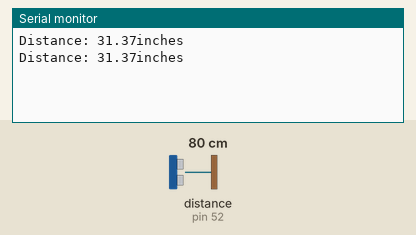
Recording of a sketch running on a simulated Arduino Mega 2560, built with avr-gcc and run on an emulated ATmega2560. Parts: the last lines printed to the serial monitor. Wiring (inferred from the names in the program): ultrasonic range finder: trigger pin 53; echo pin 52. The test bench sets the inputs (shaded band); at power-on: distance to the obstacle (sensor on pin 52) 80 cm. The echo pulse lasts 58.3 µs per cm.

Above: at 2.8 s.
2.9 s: distance to the obstacle (sensor on pin 52) set to 2 cm
At 5.2 s:
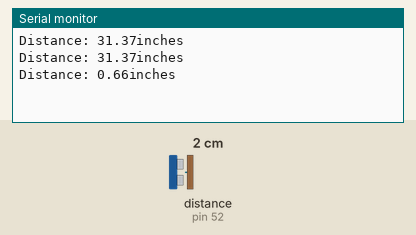
5.6 s: distance to the obstacle (sensor on pin 52) set to 4 cm
At 6.8 s:
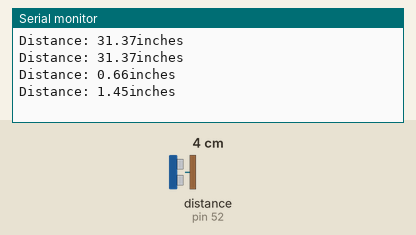
Timing chart, 0 to 8.6 s (numbered marks = the images above; inputs shaded):
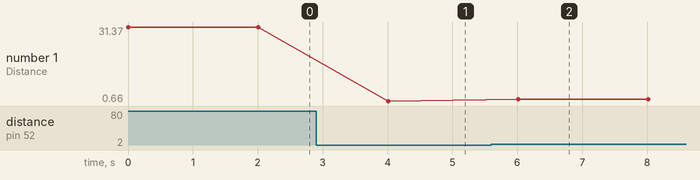

The sketch:

ultrasonic.ino
```cpp
const int trigPin = 53;
const int echoPin = 52;

float duration, distance,dis1;

void setup() {
  pinMode(trigPin, OUTPUT);
  pinMode(echoPin, INPUT);
  Serial.begin(9600);
}

void loop() {
  digitalWrite(trigPin, LOW);
  delayMicroseconds(2);
  digitalWrite(trigPin, HIGH);
  delayMicroseconds(10);
  digitalWrite(trigPin, LOW);

  duration = pulseIn(echoPin, HIGH);
  distance = (duration*.0343)/2;
  dis1 = distance * .393701;
  Serial.print("Distance: ");
  Serial.print(dis1);
  Serial.println("inches");
  delay(2000);
}
```

Measured:
- after the input at 2.9 s, the serial monitor: prints a new line after 1.1 s (image 1)
- after the input at 5.6 s, the serial monitor: prints a new line after 0.41 s (image 2)
- plotted number 1: 31.37 → 0.66 after the input at 2.9 s, 0.66 → 1.45 after the input at 5.6 s
